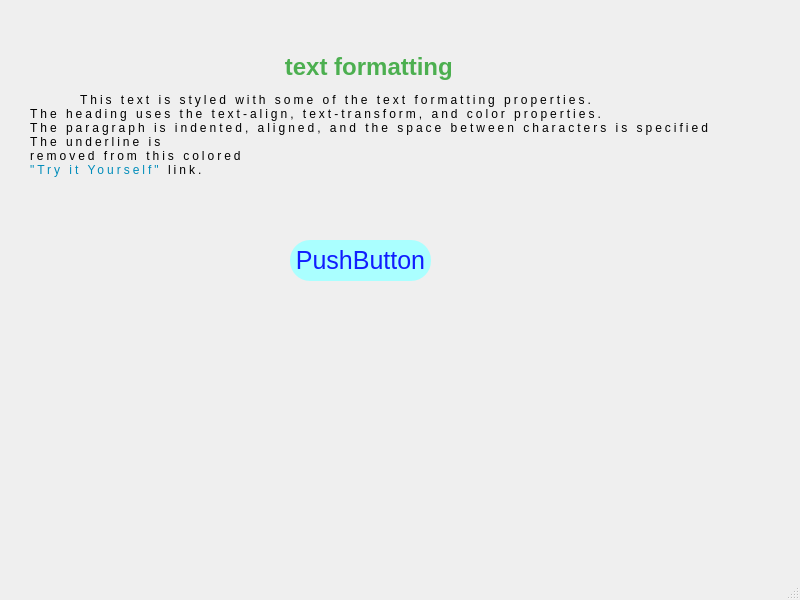
<?xml version="1.0" encoding="UTF-8"?>
<ui version="4.0">
 <class>MainWindow</class>
 <widget class="QMainWindow" name="MainWindow">
  <property name="geometry">
   <rect>
    <x>0</x>
    <y>0</y>
    <width>800</width>
    <height>600</height>
   </rect>
  </property>
  <property name="windowTitle">
   <string>MainWindow</string>
  </property>
  <widget class="QWidget" name="centralwidget">
   <widget class="QPushButton" name="pushButton">
    <property name="geometry">
     <rect>
      <x>290</x>
      <y>240</y>
      <width>141</width>
      <height>41</height>
     </rect>
    </property>
    <property name="styleSheet">
     <string notr="true">color: #111dff;
background-color: #aaffff ;
border-radius:20px;
font-size: 25px;</string>
    </property>
    <property name="text">
     <string>PushButton</string>
    </property>
   </widget>
   <widget class="QLabel" name="label">
    <property name="geometry">
     <rect>
      <x>30</x>
      <y>30</y>
      <width>681</width>
      <height>171</height>
     </rect>
    </property>
    <property name="text">
     <string>&lt;style&gt;
div {
  border: 1px solid gray;
  padding: 8px;
}

h1 {
  text-align: center;
  text-transform: uppercase;
  color: #4CAF50;
}

p {
  text-indent: 50px;
  text-align: justify;
  letter-spacing: 3px;
}

a {
  text-decoration: none;
  color: #008CBA;
}
&lt;/style&gt;


&lt;div&gt;
  &lt;h1&gt;text formatting&lt;/h1&gt;
  &lt;p&gt;This text is styled with some of the text formatting properties. &lt;br&gt;
The heading uses the text-align, text-transform, and color properties. &lt;br&gt;
  The paragraph is indented, aligned, and the space between characters is specified.  &lt;br&gt;
The underline is &lt;br&gt; removed from this colored &lt;br&gt;
  &lt;a target=&quot;_blank&quot; href=&quot;tryit.asp?filename=trycss_text&quot;&gt;&quot;Try it Yourself&quot;&lt;/a&gt; link.&lt;/p&gt;
&lt;/div&gt;</string>
    </property>
   </widget>
   <widget class="QLabel" name="label_2">
    <property name="geometry">
     <rect>
      <x>20</x>
      <y>270</y>
      <width>161</width>
      <height>151</height>
     </rect>
    </property>
    <property name="text">
     <string>&lt;img src=&quot;:/imgs/img/Designer.jpeg&quot;&gt;
</string>
    </property>
    <property name="scaledContents">
     <bool>true</bool>
    </property>
   </widget>
  </widget>
  <widget class="QMenuBar" name="menubar">
   <property name="geometry">
    <rect>
     <x>0</x>
     <y>0</y>
     <width>800</width>
     <height>22</height>
    </rect>
   </property>
  </widget>
  <widget class="QStatusBar" name="statusbar"/>
 </widget>
 <resources/>
 <connections/>
</ui>
